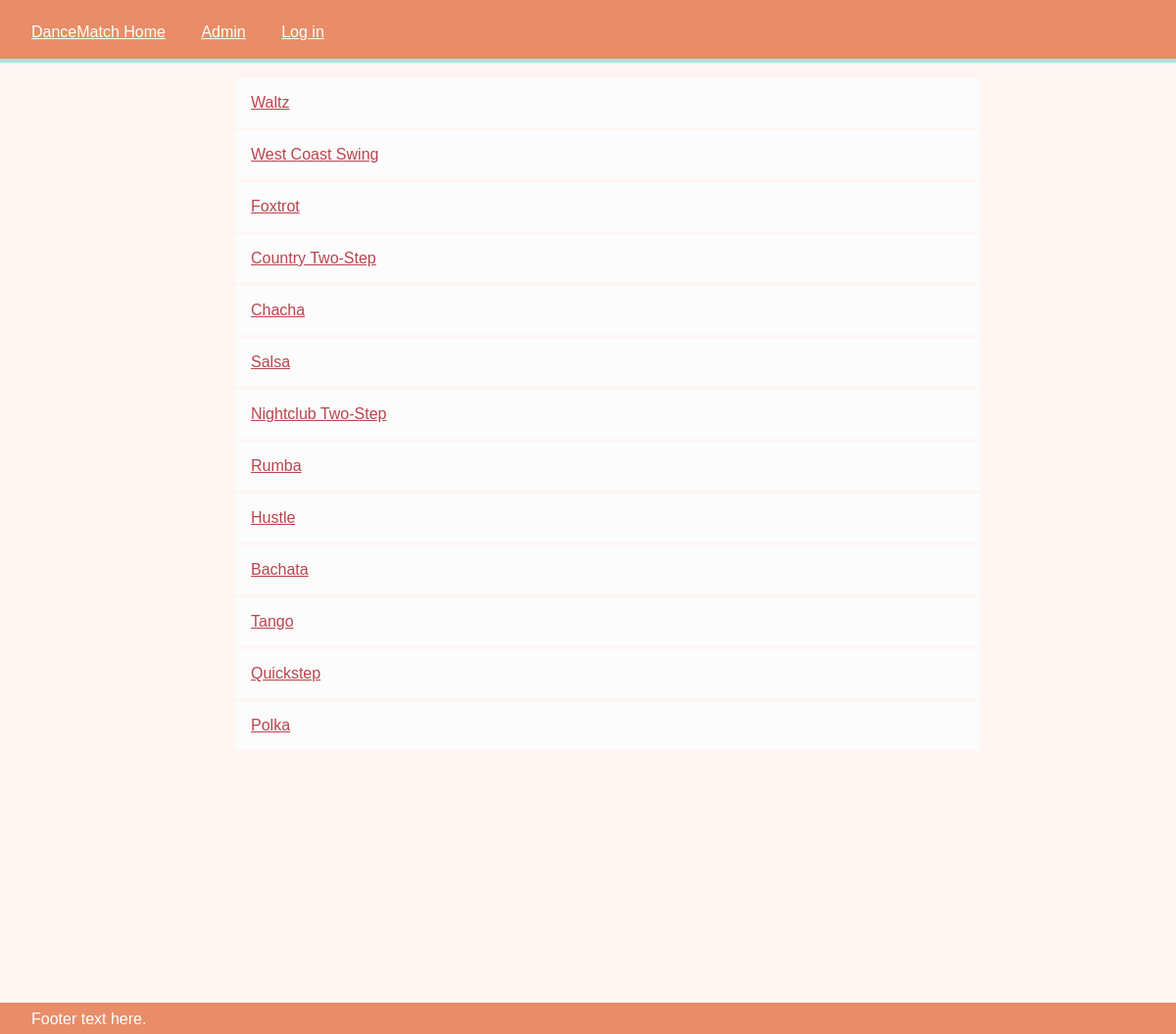
Screenshot of /dances/ with the database file from the repository.
### dancematch_app/models.py (models this page shows, shortened)
class Dance(models.Model):
    name = models.CharField(default='', max_length=200)
    description = models.TextField(blank=True)
    dance_community = models.ManyToManyField(
        Dancer,
        through='DancePrefs',
        through_fields=('dance', 'dancer')
    )

### dancematch_app/views.py (the view)
# urls.py: url(r'^dances/', views.dances, name='dances'),
def dances(request):
    all_dances = Dance.objects.all()
    template = loader.get_template('dances.html')
    context = RequestContext(request, {
        'all_dances': all_dances,
    })
    return HttpResponse(template.render(context))

### dancematch_app/templates/dances.html
{% extends "base_generic.html" %}
{% load staticfiles %}
{% block content %}
{% if all_dances %}
    <ul>
    {% for dance in all_dances %}
        <li><a href="{{ dance.id }}/">{{ dance.name }}</a></li>
    {% endfor %}
    </ul>
{% else %}
    <p>No dances are available.</p>
{% endif %}
{% endblock %}

### dancematch_app/templates/base_generic.html (shortened to what this page needs)
{% load staticfiles %}
<!DOCTYPE html>
<html lang="en">
<head>
    <link rel="stylesheet" type="text/css" href="{% static 'style.css' %}"/>
</head>
<body>
<main>
    {% block content %}{% endblock %}
</main>
<header>
    <a href="/">DanceMatch Home</a>
    <a href="/admin">Admin</a>
    <a href="#">Log in</a>
</header>
<footer>
    Footer text here.
</footer>
</body>
</html>

### dancematch_app/static/style.css (style rules this page uses)
body { background: #fff6f4; padding: 0; margin: 0; font-family: "Trebuchet MS", sans-serif; }
header, footer, nav, main, aside { box-sizing: border-box; }
a { color: #ba444e; }
header, footer { position: fixed; left: 0; right: 0; color: white; background-color: #e88d67; }
header { top: 0; height: 4em; padding: 1.5em 2em; border-bottom: 4px solid #b1e0db; }
header a { display: inline-block; margin-right: 2em; color: white }
main { position: absolute; top: 0; bottom: 2em; left: 0; right: 0; height: 100%; margin-top: 4em; margin-left: 200px; margin-right: 200px; margin-bottom: 0em; }
ul { list-style-type: none; }
li { background-color: #fcfcfc; list-style-type: none; border-bottom: 3px solid #fff6f4; padding: 1em; }
footer { bottom: 0; height: 2em; padding: 0.5em 2em; }

### rows the page displays
Dance: name "Waltz"
Dance: name "West Coast Swing"
Dance: name "Foxtrot"
Dance: name "Country Two-Step"
Dance: name "Chacha"
Dance: name "Salsa"
Dance: name "Nightclub Two-Step"
Dance: name "Rumba"
Dance: name "Hustle"
Dance: name "Bachata"
Dance: name "Tango"
Dance: name "Quickstep"
Dance: name "Polka"
